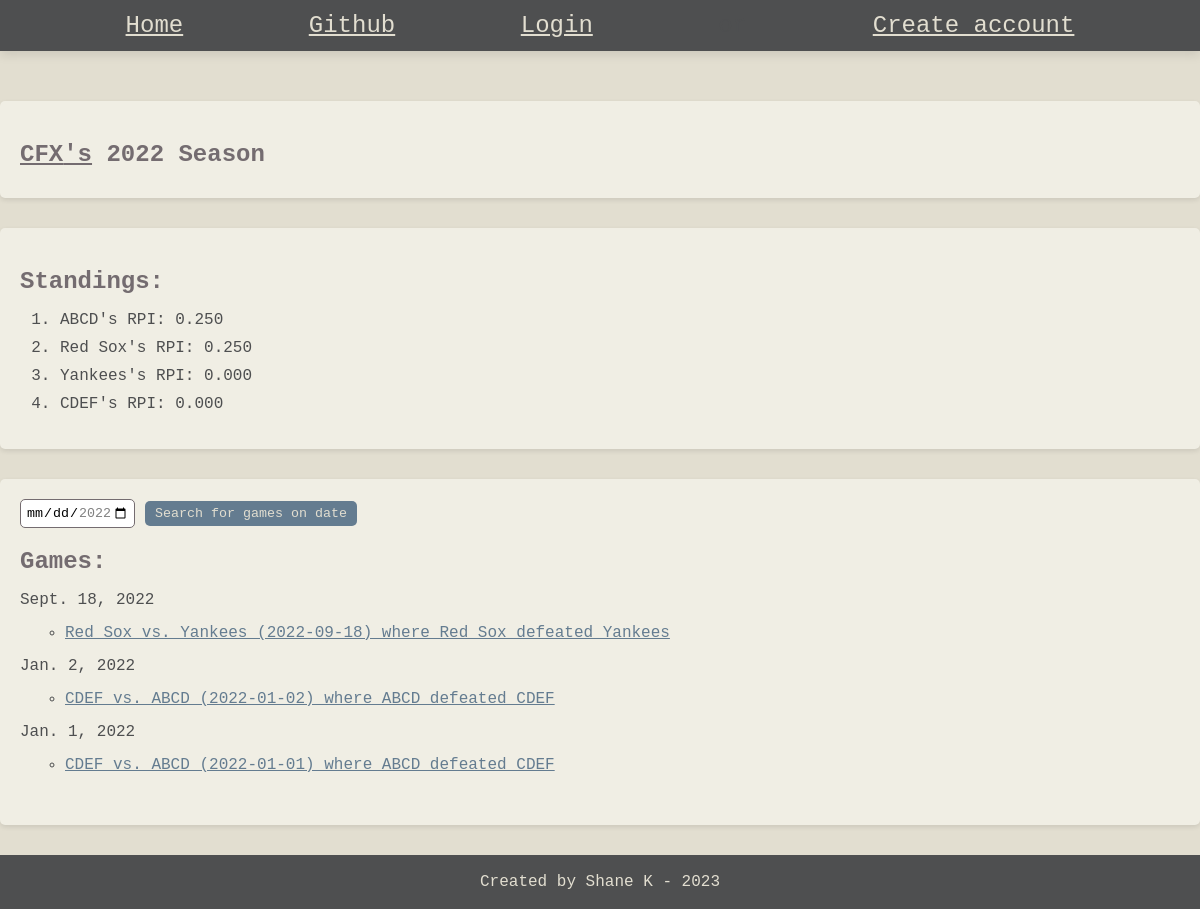
The page /rpiapp/leagues/68/seasons/82/ on the database as committed earlier.
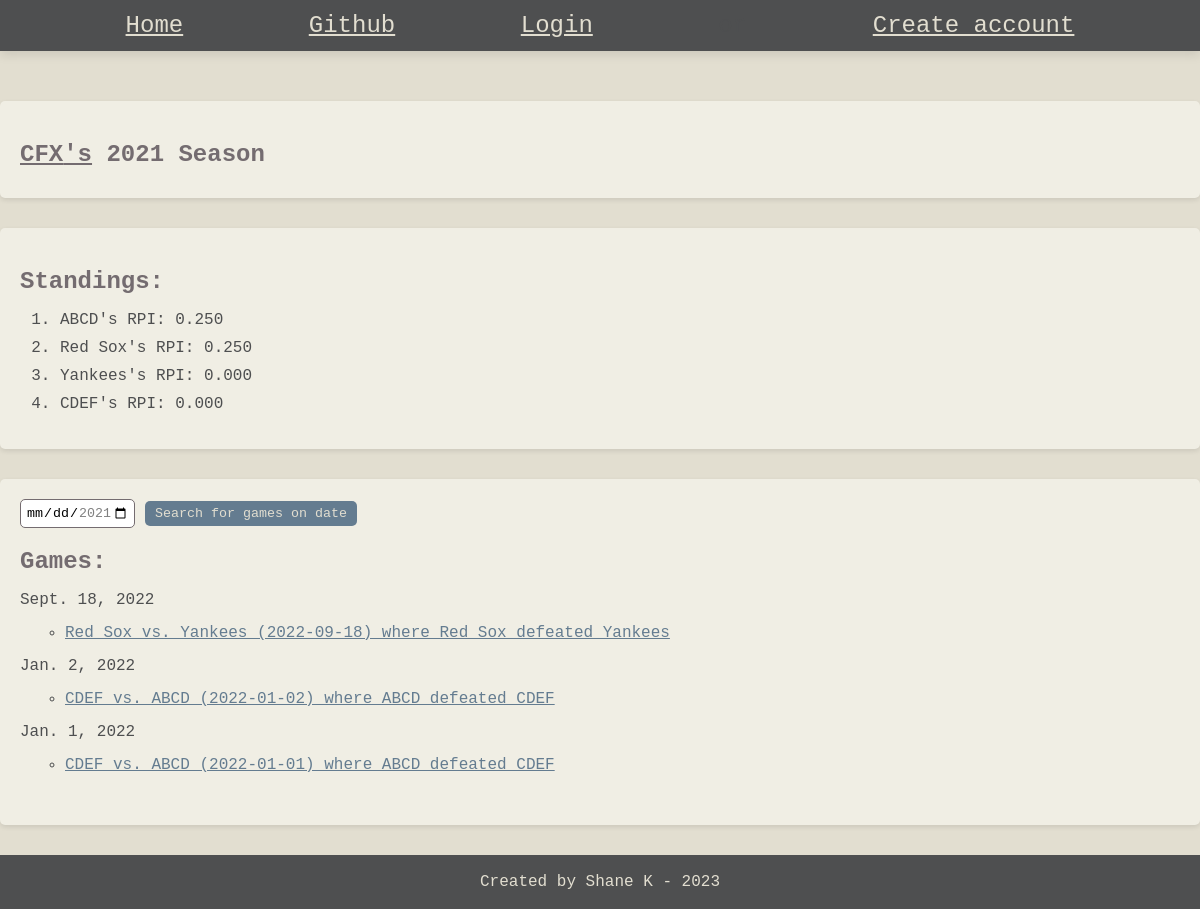
The same page on the database as committed later.
### rpiapp/models.py (models this page shows, shortened)
class Season(models.Model):
    created_by = models.ForeignKey(User, on_delete=models.SET_NULL, related_name="user_seasons", null=True)
    league = models.ForeignKey(League, on_delete=models.CASCADE, related_name="seasons", null=True)
    year = models.IntegerField(default=2023)
    class Meta:
        unique_together = ('league', 'year')

class League(models.Model):
    created_by = models.ForeignKey(User, on_delete=models.SET_NULL, related_name="user_leagues", null=True)
    name = models.CharField(max_length=100, unique=True)
    def __str__(self):
        return self.name

### rpiapp/views.py (the view)
# urls.py: path("leagues/<int:league_id>/seasons/<int:season_id>/", views.season_details, name="season_details"),
def season_details(request, league_id, season_id):
    league = get_object_or_404(League, id=league_id)
    season = get_object_or_404(Season, id=season_id)
    season_games = season.season_games.all().order_by("-date")
    league_teams = league.teams.all()
    season_teams = set()
    for game in season_games:
        if game.winner.name not in season_teams:
            season_teams.add(game.winner)
        if game.loser.name not in season_teams:
            season_teams.add(game.loser)
    season_games_by_date = {}
    for game in season_games:
        if game.date not in season_games_by_date:
            season_games_by_date[game.date] = [game]
        else:
            season_games_by_date[game.date].append(game)
    season_games_obj = []
    for game in season_games:
        season_games_obj.append({
            "Winner" : game.winner.name,
            "Loser" : game.loser.name,
            "Location" : game.home_team.name
        })
    rpis = []
    for team in set(season_teams):
        rpis.append(format(calc_rpi(team.name,season_games_obj), '.3f'))
    rpis_by_team = list(zip(rpis,season_teams))
    rpis_by_team = reversed(sorted(rpis_by_team, key=lambda x: x[0]))
    if request.method == 'POST':
        add_game_form = AddGameForm(request.POST, season=season)
        if add_game_form.is_valid():
            game = add_game_form.save(commit=False)
            game.created_by = request.user
            game.league = league
            game.season = season
            game.save()
            messages.success(request, f"Game: '{game}' created successfully")
            return HttpResponseRedirect(reverse("rpiapp:season_details", kwargs={"league_id" : league_id,
                                                                                 "season_id" : season_id}))
    else:
        add_game_form = AddGameForm(season=season)
    context = {
        "season" : season,
        "season_games_by_date" : season_games_by_date,
        "league_teams" : league_teams,
        "rpis_by_team" : rpis_by_team,
        "add_game_form" : add_game_form
    }
    return render(request, "rpiapp/season_details.html", context)

### rpiapp/forms.py
class AddGameForm(forms.ModelForm):
    def __init__(self, *args, season, **kwargs):
        super(AddGameForm, self).__init__(*args, **kwargs)
        self.fields['date'].widget = forms.SelectDateWidget(years=range(season.year, season.year+1))
        self.fields['winner'].queryset = Team.objects.filter(league=season.league)
        self.fields['loser'].queryset = Team.objects.filter(league=season.league)
        self.fields['home_team'].queryset = Team.objects.filter(league=season.league)
        self.fields['away_team'].queryset = Team.objects.filter(league=season.league)
    class Meta:
        model = Game
        fields = ['date','winner','loser','home_team','away_team',]

### rpiapp/models.py (called while the page is built)
    def __str__(self):
        return self.name

    def __str__(self):
        return (f"{self.home_team} vs. {self.away_team} ({self.date}) where {self.winner} defeated {self.loser}")

### rpiapp/utils.py (called while the page is built)
def get_wp_minus_team(team, opponent, games):
    games_without_opponent = []
    for game in games:
        if game["Winner"] != opponent and game["Loser"] != opponent:
            games_without_opponent.append(game)
    return get_wp(team, games_without_opponent)

### rpiapp/templates/rpiapp/season_details.html (shortened to what this page needs)
{% extends 'rpiapp/base.html' %}
{% block content %}
<body>
    <section>
        <h1><a href="{% url 'rpiapp:league_details' season.league.id %}" > {{season.league}}'s</a> {{season.year}} Season </h1>
    </section>
    <section>
        <h2> Standings: </h2>
        <ol>
            {% for rpi,team in rpis_by_team %}
                <li>{{team}}'s RPI: {{rpi}}</li>
            {% endfor %}
        </ol>
    </section>
    <section>
        <form action="{% url 'rpiapp:game_search' season.league.id season.id %}" method="post">
            <input type="date" name="date" min="{{season.year}}-01-01" max="{{season.year}}-12-31">
            <button type="submit">Search for games on date</button>
        </form>
        <h2> Games: </h2>
        <ul>
            {% for date, games in season_games_by_date.items %}
            <li>{{date}}</li>
            <ul>
                {% for game in games %}
                    <li><a href="{% url 'rpiapp:game_details' game.league.id game.season.id game.id %}">{{game}}</a></li>
                {% endfor %}
            </ul>
            {% endfor %}
        </ul>
    </section>
</body>
{% endblock %}

Rows that differ between the two databases and show on the page:
changed Season "CFX": year "2022" → "2021"
